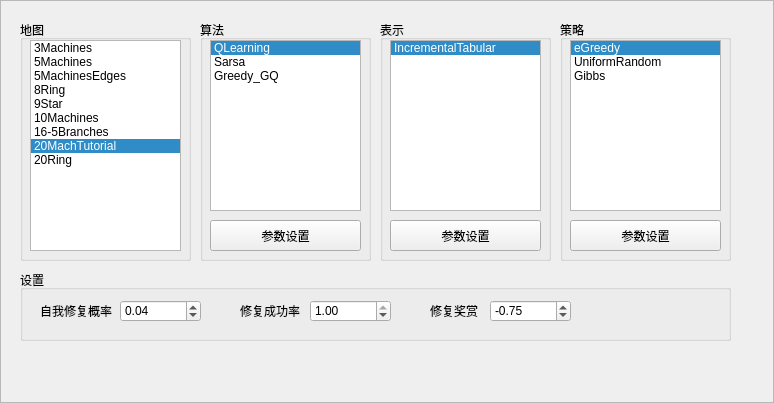
<?xml version="1.0" encoding="UTF-8"?>
<ui version="4.0">
 <class>Frame</class>
 <widget class="QFrame" name="Frame">
  <property name="geometry">
   <rect>
    <x>0</x>
    <y>0</y>
    <width>774</width>
    <height>403</height>
   </rect>
  </property>
  <property name="windowTitle">
   <string>Frame</string>
  </property>
  <property name="frameShape">
   <enum>QFrame::StyledPanel</enum>
  </property>
  <property name="frameShadow">
   <enum>QFrame::Raised</enum>
  </property>
  <widget class="QGroupBox" name="groupBox">
   <property name="geometry">
    <rect>
     <x>20</x>
     <y>20</y>
     <width>171</width>
     <height>241</height>
    </rect>
   </property>
   <property name="title">
    <string>地图</string>
   </property>
   <widget class="QListWidget" name="lstMap">
    <property name="geometry">
     <rect>
      <x>10</x>
      <y>20</y>
      <width>151</width>
      <height>211</height>
     </rect>
    </property>
    <property name="currentRow">
     <number>7</number>
    </property>
    <item>
     <property name="text">
      <string>3Machines</string>
     </property>
    </item>
    <item>
     <property name="text">
      <string>5Machines</string>
     </property>
    </item>
    <item>
     <property name="text">
      <string>5MachinesEdges</string>
     </property>
    </item>
    <item>
     <property name="text">
      <string>8Ring</string>
     </property>
    </item>
    <item>
     <property name="text">
      <string>9Star</string>
     </property>
    </item>
    <item>
     <property name="text">
      <string>10Machines</string>
     </property>
    </item>
    <item>
     <property name="text">
      <string>16-5Branches</string>
     </property>
    </item>
    <item>
     <property name="text">
      <string>20MachTutorial</string>
     </property>
    </item>
    <item>
     <property name="text">
      <string>20Ring</string>
     </property>
    </item>
   </widget>
  </widget>
  <widget class="QGroupBox" name="groupBox_2">
   <property name="geometry">
    <rect>
     <x>200</x>
     <y>20</y>
     <width>171</width>
     <height>241</height>
    </rect>
   </property>
   <property name="title">
    <string>算法</string>
   </property>
   <widget class="QListWidget" name="lstAgent">
    <property name="geometry">
     <rect>
      <x>10</x>
      <y>20</y>
      <width>151</width>
      <height>171</height>
     </rect>
    </property>
    <property name="currentRow">
     <number>0</number>
    </property>
    <item>
     <property name="text">
      <string>QLearning</string>
     </property>
    </item>
    <item>
     <property name="text">
      <string>Sarsa</string>
     </property>
    </item>
    <item>
     <property name="text">
      <string>Greedy_GQ</string>
     </property>
    </item>
   </widget>
   <widget class="QPushButton" name="btnConfigAgent">
    <property name="geometry">
     <rect>
      <x>10</x>
      <y>200</y>
      <width>151</width>
      <height>31</height>
     </rect>
    </property>
    <property name="text">
     <string>参数设置</string>
    </property>
   </widget>
  </widget>
  <widget class="QGroupBox" name="groupBox_3">
   <property name="geometry">
    <rect>
     <x>380</x>
     <y>20</y>
     <width>171</width>
     <height>241</height>
    </rect>
   </property>
   <property name="title">
    <string>表示</string>
   </property>
   <widget class="QListWidget" name="lstRepresentation">
    <property name="geometry">
     <rect>
      <x>10</x>
      <y>20</y>
      <width>151</width>
      <height>171</height>
     </rect>
    </property>
    <property name="currentRow">
     <number>0</number>
    </property>
    <item>
     <property name="text">
      <string>IncrementalTabular</string>
     </property>
    </item>
   </widget>
   <widget class="QPushButton" name="btnConfigRepresentation">
    <property name="geometry">
     <rect>
      <x>10</x>
      <y>200</y>
      <width>151</width>
      <height>31</height>
     </rect>
    </property>
    <property name="text">
     <string>参数设置</string>
    </property>
   </widget>
  </widget>
  <widget class="QGroupBox" name="groupBox_4">
   <property name="geometry">
    <rect>
     <x>560</x>
     <y>20</y>
     <width>171</width>
     <height>241</height>
    </rect>
   </property>
   <property name="title">
    <string>策略</string>
   </property>
   <widget class="QListWidget" name="lstPolicy">
    <property name="geometry">
     <rect>
      <x>10</x>
      <y>20</y>
      <width>151</width>
      <height>171</height>
     </rect>
    </property>
    <property name="currentRow">
     <number>0</number>
    </property>
    <item>
     <property name="text">
      <string>eGreedy</string>
     </property>
    </item>
    <item>
     <property name="text">
      <string>UniformRandom</string>
     </property>
    </item>
    <item>
     <property name="text">
      <string>Gibbs</string>
     </property>
    </item>
   </widget>
   <widget class="QPushButton" name="btnConfigPolicy">
    <property name="geometry">
     <rect>
      <x>10</x>
      <y>200</y>
      <width>151</width>
      <height>31</height>
     </rect>
    </property>
    <property name="text">
     <string>参数设置</string>
    </property>
   </widget>
  </widget>
  <widget class="QGroupBox" name="groupBox_5">
   <property name="geometry">
    <rect>
     <x>20</x>
     <y>270</y>
     <width>711</width>
     <height>71</height>
    </rect>
   </property>
   <property name="title">
    <string>设置</string>
   </property>
   <widget class="QLabel" name="label">
    <property name="geometry">
     <rect>
      <x>20</x>
      <y>30</y>
      <width>81</width>
      <height>21</height>
     </rect>
    </property>
    <property name="text">
     <string>自我修复概率</string>
    </property>
   </widget>
   <widget class="QDoubleSpinBox" name="spSelfRepairProb">
    <property name="geometry">
     <rect>
      <x>100</x>
      <y>30</y>
      <width>81</width>
      <height>22</height>
     </rect>
    </property>
    <property name="minimum">
     <double>0.000000000000000</double>
    </property>
    <property name="maximum">
     <double>1.000000000000000</double>
    </property>
    <property name="singleStep">
     <double>0.100000000000000</double>
    </property>
    <property name="value">
     <double>0.040000000000000</double>
    </property>
   </widget>
   <widget class="QLabel" name="label_2">
    <property name="geometry">
     <rect>
      <x>220</x>
      <y>30</y>
      <width>61</width>
      <height>21</height>
     </rect>
    </property>
    <property name="text">
     <string>修复成功率</string>
    </property>
   </widget>
   <widget class="QDoubleSpinBox" name="spRobotRepairProb">
    <property name="geometry">
     <rect>
      <x>290</x>
      <y>30</y>
      <width>81</width>
      <height>22</height>
     </rect>
    </property>
    <property name="minimum">
     <double>0.000000000000000</double>
    </property>
    <property name="maximum">
     <double>1.000000000000000</double>
    </property>
    <property name="singleStep">
     <double>0.100000000000000</double>
    </property>
    <property name="value">
     <double>1.000000000000000</double>
    </property>
   </widget>
   <widget class="QLabel" name="label_3">
    <property name="geometry">
     <rect>
      <x>410</x>
      <y>30</y>
      <width>54</width>
      <height>21</height>
     </rect>
    </property>
    <property name="text">
     <string>修复奖赏</string>
    </property>
   </widget>
   <widget class="QDoubleSpinBox" name="spRobotReward">
    <property name="geometry">
     <rect>
      <x>470</x>
      <y>30</y>
      <width>81</width>
      <height>22</height>
     </rect>
    </property>
    <property name="minimum">
     <double>-999999999.000000000000000</double>
    </property>
    <property name="maximum">
     <double>999999999.000000000000000</double>
    </property>
    <property name="value">
     <double>-0.750000000000000</double>
    </property>
   </widget>
  </widget>
 </widget>
 <resources/>
 <connections/>
</ui>
